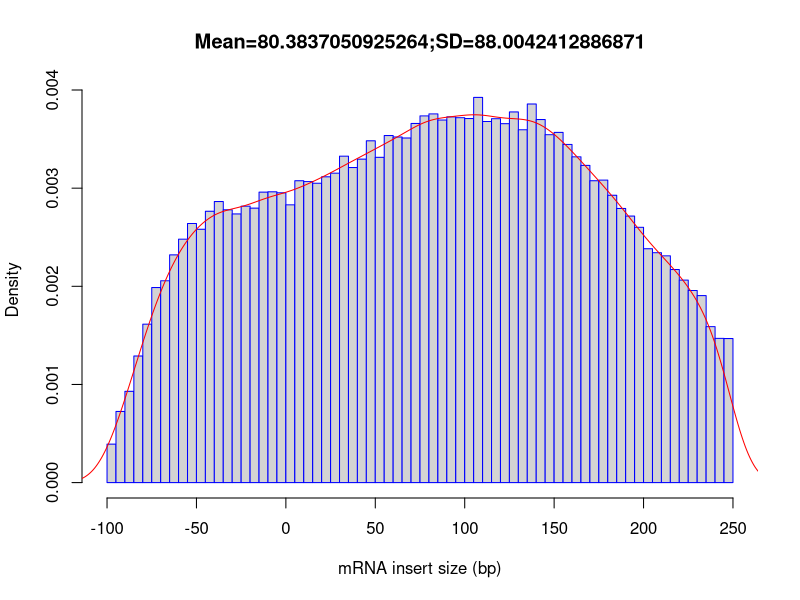

Write the R code that produced this figure.
out_file = 'CONTROL_REP3'
pdf('CONTROL_REP3.inner_distance_plot.pdf')
fragsize=rep(c(-247.5,-242.5,-237.5,-232.5,-227.5,-222.5,-217.5,-212.5,-207.5,-202.5,-197.5,-192.5,-187.5,-182.5,-177.5,-172.5,-167.5,-162.5,-157.5,-152.5,-147.5,-142.5,-137.5,-132.5,-127.5,-122.5,-117.5,-112.5,-107.5,-102.5,-97.5,-92.5,-87.5,-82.5,-77.5,-72.5,-67.5,-62.5,-57.5,-52.5,-47.5,-42.5,-37.5,-32.5,-27.5,-22.5,-17.5,-12.5,-7.5,-2.5,2.5,7.5,12.5,17.5,22.5,27.5,32.5,37.5,42.5,47.5,52.5,57.5,62.5,67.5,72.5,77.5,82.5,87.5,92.5,97.5,102.5,107.5,112.5,117.5,122.5,127.5,132.5,137.5,142.5,147.5,152.5,157.5,162.5,167.5,172.5,177.5,182.5,187.5,192.5,197.5,202.5,207.5,212.5,217.5,222.5,227.5,232.5,237.5,242.5,247.5),times=c(0,0,0,0,0,0,0,0,0,0,0,0,0,0,0,0,0,0,0,0,0,0,0,0,0,0,0,0,0,0,233,431,553,767,960,1182,1223,1380,1475,1570,1535,1644,1703,1653,1628,1675,1663,1760,1762,1756,1683,1829,1824,1814,1853,1875,1978,1909,1960,2071,1971,2103,2094,2088,2176,2222,2234,2197,2216,2211,2206,2334,2188,2205,2175,2246,2138,2294,2200,2108,2122,2049,1974,1922,1829,1833,1741,1661,1615,1547,1417,1393,1374,1291,1227,1164,1133,945,874,873))
frag_sd = sd(fragsize)
frag_mean = mean(fragsize)
frag_median = median(fragsize)
write(x=c("Name","Mean","Median","sd"), sep="	", file=stdout(),ncolumns=4)
write(c(out_file,frag_mean,frag_median,frag_sd),sep="	", file=stdout(),ncolumns=4)
hist(fragsize,probability=T,breaks=100,xlab="mRNA insert size (bp)",main=paste(c("Mean=",frag_mean,";","SD=",frag_sd),collapse=""),border="blue")
lines(density(fragsize,bw=10),col='red')
dev.off()
